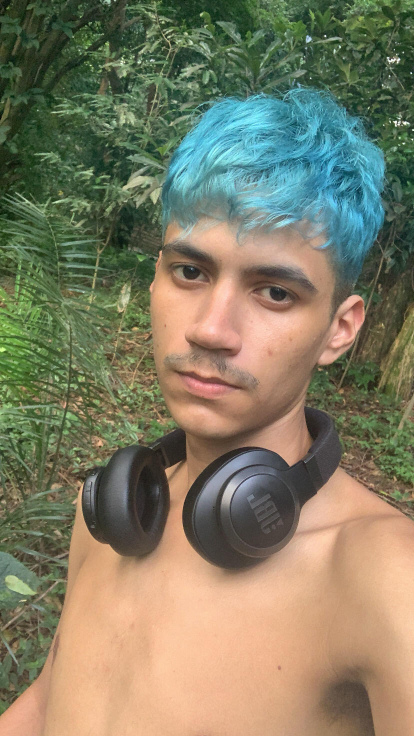
#> input picture dataset/originals/A75BF243-4625-4B6B-8203-0700C0795C9F.JPG, 828 x 1472 px (shown at 1/2 size); its folder holds only this picture in this run
$ python -i model.py   (imports and definitions only)   (older library calls are emulated)
#> lines starting #> are read from the running program, lines starting #| are printed output that depends on the picture
import cv2
import numpy as np
import os
import random

PATH_APPROVEDS = "dataset/approveds/"
PATH_FAILURES = "dataset/failures/"
MODEL_OUTPUT = "technical_model.xml"


RANGES = {
    "sharpness": {
        "blur_severe": (0.5, 5),
        "low": (5, 500),
        "med": (501, 2000),
        "high": (2001, 15000)
    },
    "edges": {"low": (0, 3.0), "med": (3.1, 12.0), "high": (12.1, 50.0)},
    "entropy": {"low": (0, 4.5), "med": (4.6, 7.0), "high": (7.1, 10.0)},
    "gradient": {"low": (0, 30), "med": (31, 80), "high": (81, 200)},
    "exposure": {
        "good": (0.0, 0.35),
        "acceptable": (0.36, 0.50),
        "bad_moderate": (0.51, 0.65),
        "bad_severe": (0.66, 1.0)
    },
    "saturation": {"bw": (0, 15), "low": (16, 50), "normal": (51, 120), "vibrant": (121, 255)},
    "contrast": {
        "flat": (0, 30),
        "normal": (31, 65),
        "good": (66, 100),
        "high": (101, 150),
    },
    "dynamic_range": {
        "studio": (5, 35),
        "normal": (36, 100),
        "high": (101, 255)
    }
}


def extract_features_from_image(img_path):
    img = cv2.imread(img_path)
#> img is the input picture: shape (1472, 828, 3); mean B, G, R 100.7, 125, 128.7
    if img is None or img.size == 0:
        print(f"Error reading image: {img_path}")
        return None

    h, w = img.shape[:2]
#> h = 1472; w = 828
    max_dim = 640
    if max(h, w) > max_dim:
        scale = max_dim / float(max(h, w))
#> scale = 0.435
        new_w, new_h = int(w * scale), int(h * scale)
#> new_w = 360; new_h = 640
        img = cv2.resize(img, (new_w, new_h), interpolation=cv2.INTER_AREA)
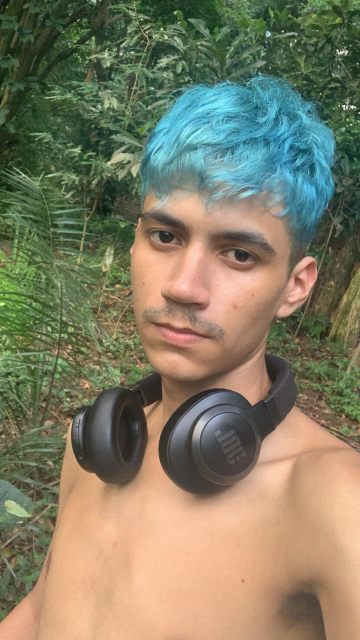
#> img: shape (640, 360, 3); mean B, G, R 100.7, 125, 128.7

    gray = cv2.cvtColor(img, cv2.COLOR_BGR2GRAY)
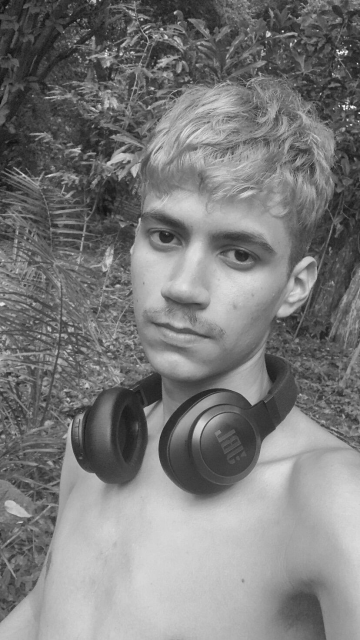
#> gray: shape (640, 360); min 15, max 249, mean 123.3
    hsv = cv2.cvtColor(img, cv2.COLOR_BGR2HSV)
#> hsv: shape (640, 360, 3); mean H, S, V 38.3, 90.2, 145

    try:
        total_pixels = gray.size
#> total_pixels = 230400

        # [1] Sharpness
        laplacian_var = cv2.Laplacian(gray, cv2.CV_64F)
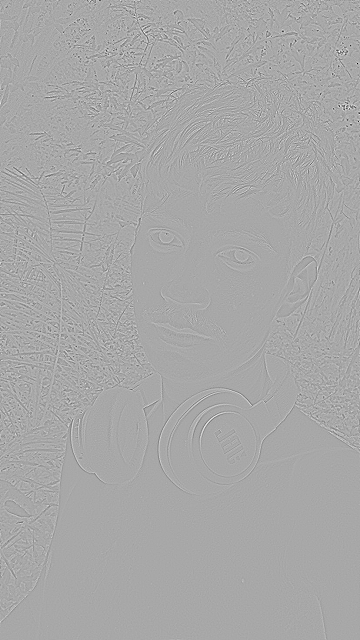
#> laplacian_var: shape (640, 360) float64; min -537, max 278, mean 0; drawn with min black and max white
        stddev_lap = cv2.meanStdDev(laplacian_var)
#> stddev_lap = ([0.00174], [28.47])
        sharpness = stddev_lap[0].item() ** 2
#> sharpness = 3.03e-06

        # [2] Edge Density
        mean_val = np.mean(gray)
#> mean_val = 123.3
        std_val = np.std(gray)
#> std_val = 50.54
        lower = max(0, mean_val - std_val)
#> lower = 72.78
        upper = min(255, mean_val + std_val)
#> upper = 173.9
        edges = cv2.Canny(gray, int(lower), int(upper))
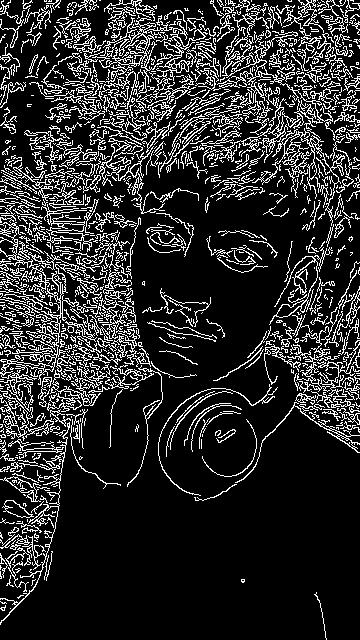
#> edges: shape (640, 360); 16.9% white in thin lines or dots
        edge_density = (np.count_nonzero(edges) / total_pixels) * 100.0
#> edge_density = 16.9

        # [3] Saturation Mean
        s_mean, s_std = cv2.meanStdDev(hsv[:, :, 1])
#> s_mean = [90.2]; s_std = [29.8]
        saturation_mean = s_mean[0][0]
#> saturation_mean = 90.2

        # [4] Contrast
        _, c_std = cv2.meanStdDev(gray)
#> c_std = [50.54]
        contrast_std = c_std[0][0]
#> contrast_std = 50.54

        # [5] Exposure Ratio
        hist = cv2.calcHist([gray], [0], None, [256], [0, 256])
#> hist = 256 values, max 1814 at index 70, min 0 at index 0, mean 900
        exposure_ratio = (np.sum(hist[:31]) + np.sum(hist[225:])) / total_pixels
#> exposure_ratio = 0.00177

        # [6] Gradient Magnitude
        grad_x = cv2.Sobel(gray, cv2.CV_32F, 1, 0, ksize=3)
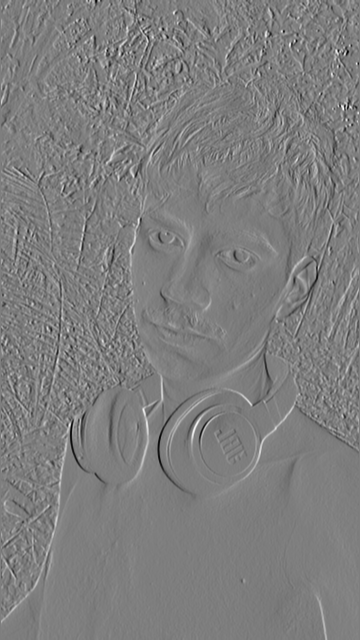
#> grad_x: shape (640, 360) float32; min -549, max 558, mean 0.6; drawn with min black and max white
        grad_y = cv2.Sobel(gray, cv2.CV_32F, 0, 1, ksize=3)
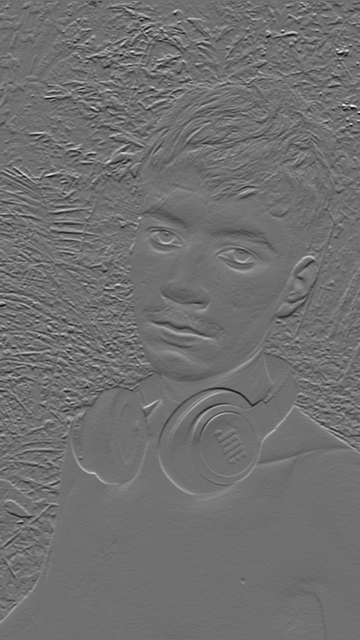
#> grad_y: shape (640, 360) float32; min -551, max 701, mean 1.2; drawn with min black and max white
        magnitude = cv2.magnitude(grad_x, grad_y)
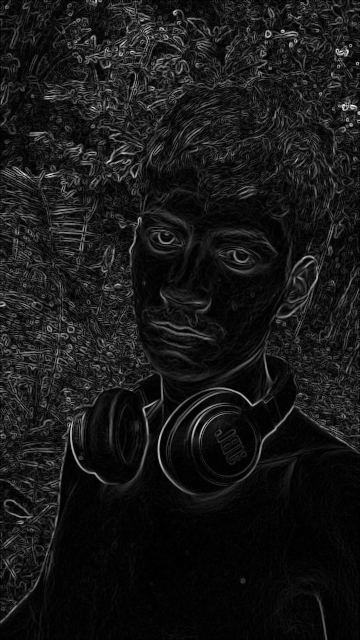
#> magnitude: shape (640, 360) float32; min 0, max 701.5, mean 65.6; drawn with min black and max white
        mean_magnitude = np.mean(magnitude)
#> mean_magnitude = 65.65

        # [7] Entropy
        hist_norm = hist.ravel() / total_pixels
#> hist_norm = 256 values, max 0.00787 at index 70, min 0 at index 0, mean 0.00391
        hist_norm = hist_norm[hist_norm > 0]
#> hist_norm = 226 values, max 0.00787 at index 54, min 4.34e-06 at index 215, mean 0.00442
        entropy = -np.sum(hist_norm * np.log2(hist_norm))
#> entropy = 7.48

        # [8] Ratio Score
        ratio_score = np.tanh(sharpness / (edge_density * 50.0 + 1.0))
#> ratio_score = 3.58e-09

        # [9] Saturation Variance
        saturation_var = s_std[0][0] ** 2
#> saturation_var = 888

        # [10] Dynamic Range
        cdf = hist.cumsum()
#> cdf = 256 values from 0 to 230400
        cdf_normalized = cdf * (1.0 / cdf.max())
#> cdf_normalized = 256 values from 0 to 1
        p5_idx = np.searchsorted(cdf_normalized, 0.05)
#> p5_idx = 50
        p95_idx = np.searchsorted(cdf_normalized, 0.95)
#> p95_idx = 203
        dynamic_range = float(p95_idx - p5_idx)
#> dynamic_range = 153

        return [
            sharpness,          # 1
            edge_density,       # 2
            saturation_mean,    # 3
            contrast_std,       # 4
            exposure_ratio,     # 5
            mean_magnitude,     # 6
            entropy,            # 7
            ratio_score,        # 8
            saturation_var,     # 9
            dynamic_range,      # 10
        ]

    except Exception as e:
        print(f"Error extracting features: {e}")
        return None


# [319 lines left out: functions _generate_synthetic_rule_data, train, not called in this run]


# [2 lines not run here, left out]

>>> result = extract_features_from_image('dataset/originals/A75BF243-4625-4B6B-8203-0700C0795C9F.JPG')
#> result = [3.03e-06, 16.9, 90.2, 50.54, 0.00177, 65.65, 7.48, 3.58e-09, 888, 153]

$ run again, on dataset/originals/A801D24B-11F4-452D-81BB-5C0ED4758291.jpg
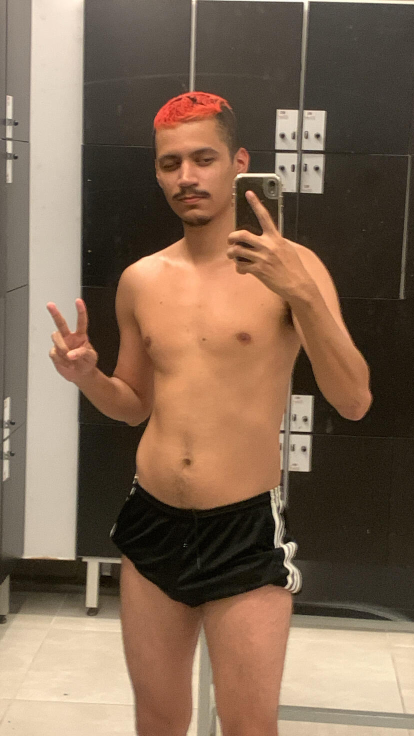
#> input picture dataset/originals/A801D24B-11F4-452D-81BB-5C0ED4758291.jpg, 828 x 1472 px (shown at 1/2 size)
#> in extract_features_from_image, img is the input picture: shape (1472, 828, 3); mean B, G, R 84, 104, 128.1
#> img: shape (640, 360, 3)
#> hsv: shape (640, 360, 3); mean H, S, V 15.9, 92.2, 128.1
#> stddev_lap = ([-0.0422], [16.21])
#> sharpness = 0.00178
#> mean_val = 108.9
#> std_val = 65.41
#> lower = 43.52
#> upper = 174.3
#> in extract_features_from_image, `edges = cv2.Canny(gray, int(lower), int(upper))`:
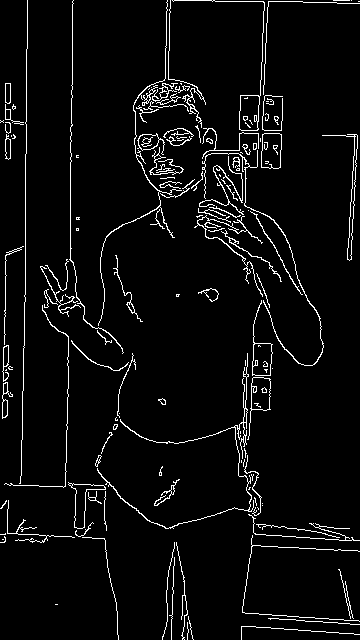
#> edges: shape (640, 360); 4.7% white in thin lines or dots
#> edge_density = 4.66
#> s_mean = [92.18]; s_std = [44.38]
#> saturation_mean = 92.18
#> c_std = [65.41]
#> contrast_std = 65.41
#> hist = 256 values, max 3183 at index 30, min 0 at index 0, mean 900
#> exposure_ratio = 0.131
#> in extract_features_from_image, `magnitude = cv2.magnitude(grad_x, grad_y)`:
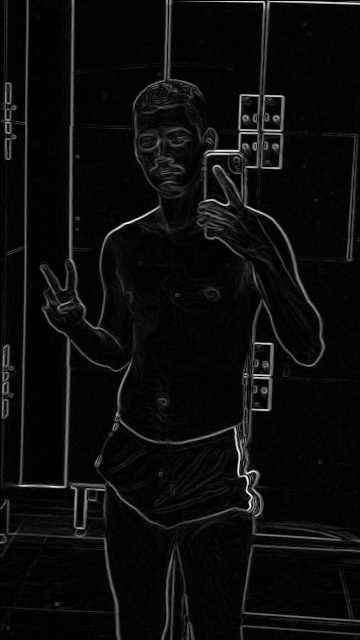
#> magnitude: shape (640, 360) float32; min 0, max 792.9, mean 37.9; drawn with min black and max white
#> mean_magnitude = 37.91
#> in extract_features_from_image, `hist_norm = hist.ravel() / total_pixels`: hist_norm = 256 values, max 0.0138 at index 30, min 0 at index 0, mean 0.00391
#> in extract_features_from_image, `hist_norm = hist_norm[hist_norm > 0]`: hist_norm = 252 values, max 0.0138 at index 28, min 4.34e-06 at index 0, mean 0.00397
#> entropy = 7.68
#> ratio_score = 7.59e-06
#> saturation_var = 1969.6
#> cdf = 256 values from 0 to 230400
#> cdf_normalized = 256 values from 0 to 1
#> p5_idx = 25
#> p95_idx = 219
#> dynamic_range = 194
#> result = [0.00178, 4.66, 92.18, 65.41, 0.131, 37.91, 7.68, 7.59e-06, 1969.6, 194]

$ run again, on dataset/originals/F33DD8E9-C3EA-4DA4-AFD5-2B78B4E340B2.JPG
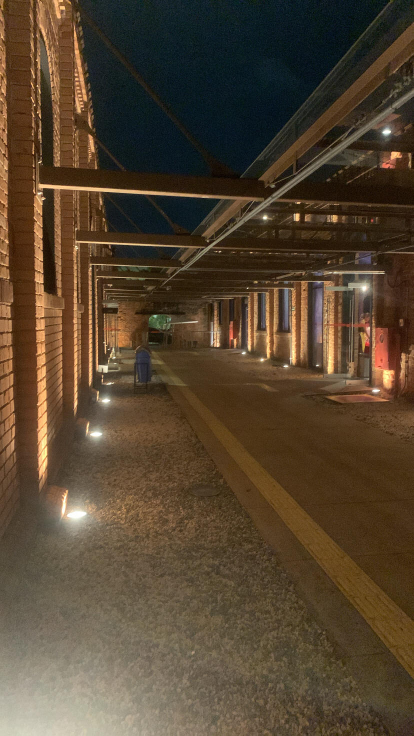
#> input picture dataset/originals/F33DD8E9-C3EA-4DA4-AFD5-2B78B4E340B2.JPG, 828 x 1472 px (shown at 1/2 size)
#> in extract_features_from_image, img is the input picture: shape (1472, 828, 3); mean B, G, R 48.2, 68.2, 84.8
#> img: shape (640, 360, 3)
#> hsv: shape (640, 360, 3); mean H, S, V 28.5, 132.1, 87.4
#> stddev_lap = ([0.00158], [26.95])
#> sharpness = 2.51e-06
#> mean_val = 70.86
#> std_val = 40
#> lower = 30.86
#> upper = 110.9
#> in extract_features_from_image, `edges = cv2.Canny(gray, int(lower), int(upper))`:
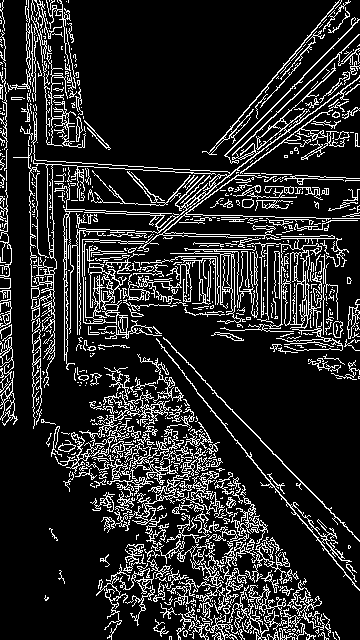
#> edges: shape (640, 360); 15.4% white in thin lines or dots
#> edge_density = 15.42
#> s_mean = [132.1]; s_std = [49.66]
#> saturation_mean = 132.1
#> c_std = [40]
#> contrast_std = 40
#> hist = 256 values, max 3779 at index 54, min 0 at index 0, mean 900
#> exposure_ratio = 0.167
#> in extract_features_from_image, `magnitude = cv2.magnitude(grad_x, grad_y)`:
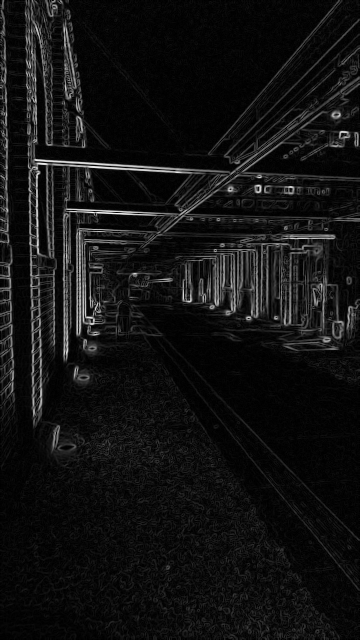
#> magnitude: shape (640, 360) float32; min 0, max 698.7, mean 51; drawn with min black and max white
#> mean_magnitude = 50.99
#> in extract_features_from_image, `hist_norm = hist.ravel() / total_pixels`: hist_norm = 256 values, max 0.0164 at index 54, min 0 at index 0, mean 0.00391
#> in extract_features_from_image, `hist_norm = hist_norm[hist_norm > 0]`: hist_norm = 251 values, max 0.0164 at index 49, min 8.68e-06 at index 0, mean 0.00398
#> entropy = 7.1
#> ratio_score = 3.25e-09
#> saturation_var = 2465.7
#> cdf = 256 values from 0 to 230400
#> cdf_normalized = 256 values from 0 to 1
#> p5_idx = 20
#> p95_idx = 153
#> dynamic_range = 133
#> result = [2.51e-06, 15.42, 132.1, 40, 0.167, 50.99, 7.1, 3.25e-09, 2465.7, 133]

$ run again, on dataset/originals/FB01587C-280C-48D0-BB62-07D29E37CA40.JPG
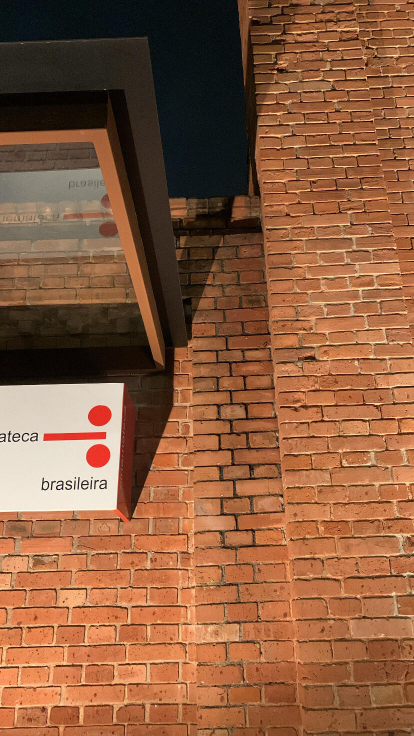
#> input picture dataset/originals/FB01587C-280C-48D0-BB62-07D29E37CA40.JPG, 828 x 1472 px (shown at 1/2 size)
#> in extract_features_from_image, img is the input picture: shape (1472, 828, 3); mean B, G, R 63, 93, 140.6
#> img: shape (640, 360, 3)
#> hsv: shape (640, 360, 3); mean H, S, V 18.9, 145.8, 141.3
#> stddev_lap = ([-0.00627], [47.24])
#> sharpness = 3.93e-05
#> mean_val = 103.8
#> std_val = 55.02
#> lower = 48.78
#> upper = 158.8
#> edges: shape (640, 360); 17% white in thin lines or dots
#> edge_density = 17.02
#> s_mean = [145.8]; s_std = [41.55]
#> saturation_mean = 145.8
#> c_std = [55.02]
#> contrast_std = 55.02
#> hist = 256 values, max 2972 at index 14, min 0 at index 0, mean 900
#> exposure_ratio = 0.167
#> in extract_features_from_image, `magnitude = cv2.magnitude(grad_x, grad_y)`:
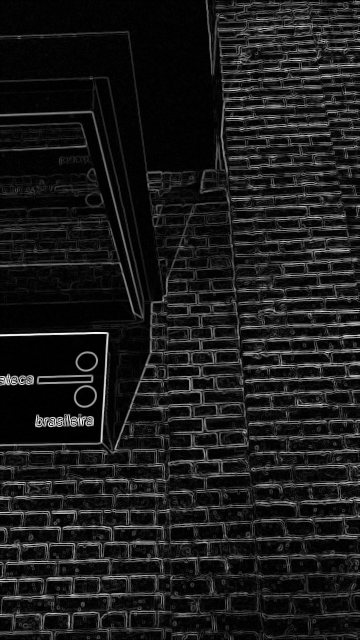
#> magnitude: shape (640, 360) float32; min 0, max 778.2, mean 82.5; drawn with min black and max white
#> mean_magnitude = 82.54
#> in extract_features_from_image, `hist_norm = hist.ravel() / total_pixels`: hist_norm = 256 values, max 0.0129 at index 14, min 0 at index 0, mean 0.00391
#> in extract_features_from_image, `hist_norm = hist_norm[hist_norm > 0]`: hist_norm = 248 values, max 0.0129 at index 13, min 8.68e-06 at index 0, mean 0.00403
#> entropy = 7.49
#> ratio_score = 4.61e-08
#> saturation_var = 1726.2
#> cdf = 256 values from 0 to 230400
#> cdf_normalized = 256 values from 0 to 1
#> p5_idx = 14
#> p95_idx = 195
#> dynamic_range = 181
#> result = [3.93e-05, 17.02, 145.8, 55.02, 0.167, 82.54, 7.49, 4.61e-08, 1726.2, 181]
